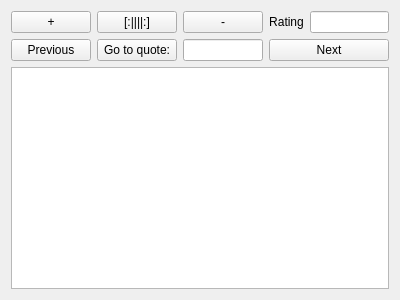
<?xml version="1.0" encoding="UTF-8"?>
<ui version="4.0">
 <class>MainWindow</class>
 <widget class="QMainWindow" name="MainWindow">
  <property name="geometry">
   <rect>
    <x>0</x>
    <y>0</y>
    <width>400</width>
    <height>300</height>
   </rect>
  </property>
  <property name="windowTitle">
   <string>MainWindow</string>
  </property>
  <widget class="QWidget" name="centralWidget">
   <layout class="QGridLayout" name="gridLayout">
    <item row="2" column="0" colspan="6">
     <widget class="QTextEdit" name="quoteText">
      <property name="readOnly">
       <bool>true</bool>
      </property>
     </widget>
    </item>
    <item row="0" column="1">
     <widget class="QPushButton" name="bayanButton">
      <property name="text">
       <string>[:||||:]</string>
      </property>
     </widget>
    </item>
    <item row="0" column="5">
     <widget class="QLineEdit" name="ratingLineEdit">
      <property name="readOnly">
       <bool>true</bool>
      </property>
     </widget>
    </item>
    <item row="0" column="0">
     <widget class="QPushButton" name="rulezButton">
      <property name="text">
       <string>+</string>
      </property>
     </widget>
    </item>
    <item row="1" column="3" colspan="3">
     <widget class="QPushButton" name="nextButton">
      <property name="text">
       <string>Next</string>
      </property>
     </widget>
    </item>
    <item row="1" column="1">
     <widget class="QPushButton" name="gotoButton">
      <property name="text">
       <string>Go to quote:</string>
      </property>
     </widget>
    </item>
    <item row="1" column="0">
     <widget class="QPushButton" name="prevButton">
      <property name="text">
       <string>Previous</string>
      </property>
     </widget>
    </item>
    <item row="1" column="2">
     <widget class="QLineEdit" name="gotoLineEdit"/>
    </item>
    <item row="0" column="2">
     <widget class="QPushButton" name="suxButton">
      <property name="text">
       <string>-</string>
      </property>
     </widget>
    </item>
    <item row="0" column="3" colspan="2">
     <widget class="QLabel" name="ratingLabel">
      <property name="text">
       <string>Rating</string>
      </property>
      <property name="alignment">
       <set>Qt::AlignCenter</set>
      </property>
     </widget>
    </item>
   </layout>
  </widget>
 </widget>
 <layoutdefault spacing="6" margin="11"/>
 <resources/>
 <connections/>
</ui>
